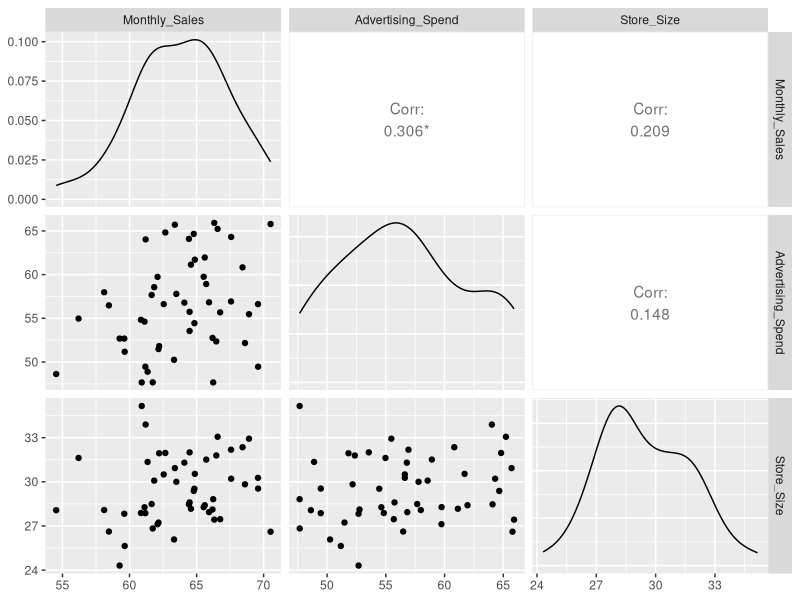

Reproduce this figure in R.
install.packages(c("readxl","ggplot2","GGally","car","lmtest"), type = "binary")

library(readxl)
library(ggplot2)
library(GGally)
library(car)     
library(lmtest)   

# Read Excel file
store_data <- read_excel("data/store_data.xlsx")

# Peek at structure
head(store_data)
str(store_data)
names(store_data)

# Quick summary stats
summary(store_data)

# Correlation matrix
round(cor(store_data), 3)

# Correlation tests with Monthly_Sales
cor.test(store_data$Monthly_Sales, store_data$Advertising_Spend)  # p-value decision
cor.test(store_data$Monthly_Sales, store_data$Store_Size)         # p-value decision

# Scatterplot matrix
GGally::ggpairs(store_data)

#Fitting Multiple Regression Model
m <- lm(Monthly_Sales ~ Advertising_Spend + Store_Size, data = store_data)

# Full summary (coefficients, t-tests, R-squared, F-test)
summary(m)

# Overall ANOVA table (includes the model F-test)
anova(m)






























